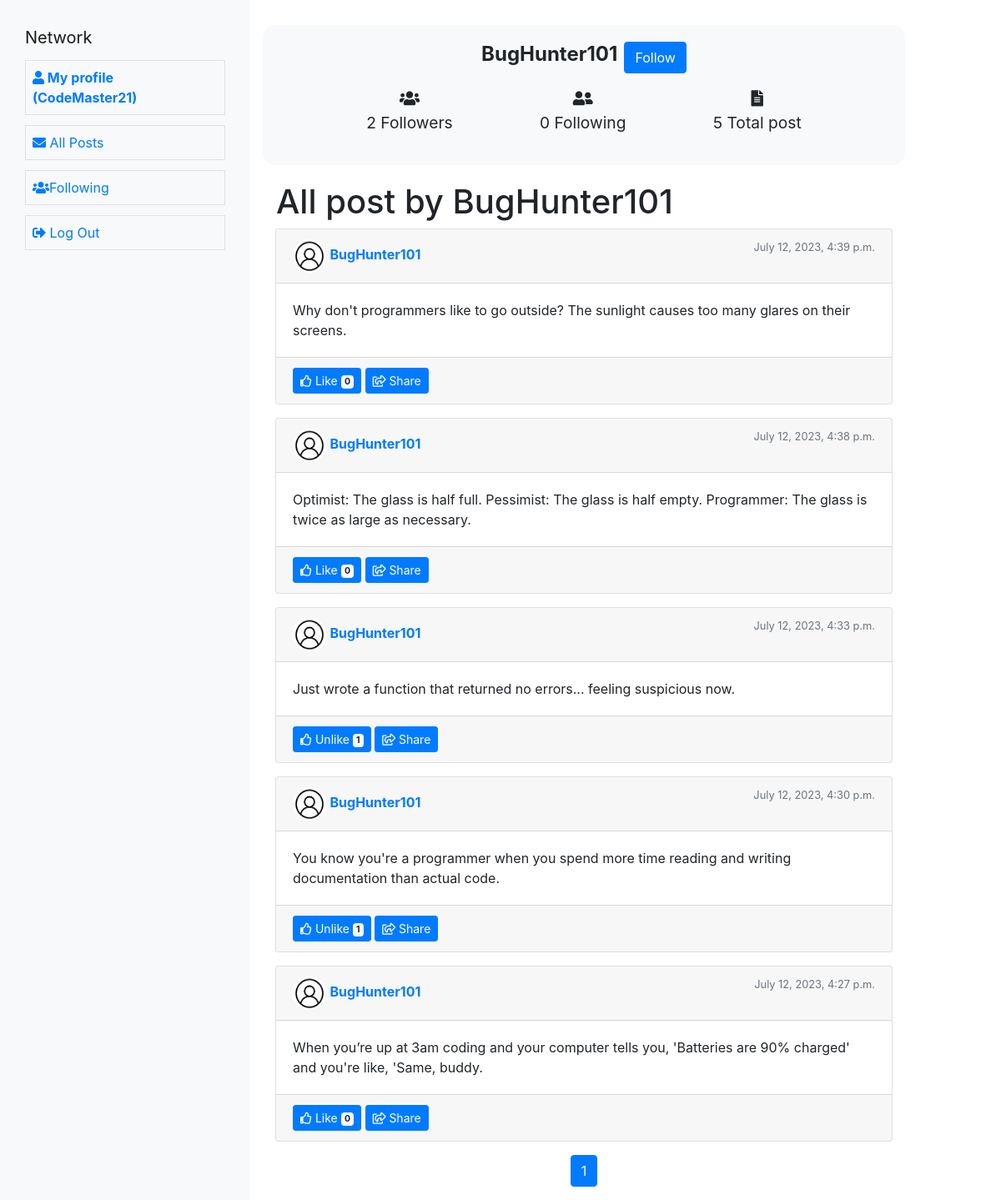
Page /user/BugHunter101/ (signed in) on the committed database.
### network/models.py (models this page shows, shortened)
class User(AbstractUser):
    pass

class Post(models.Model):
    user = models.ForeignKey(User, on_delete=models.CASCADE)
    content = models.TextField()
    like_count = models.PositiveIntegerField(default=0)
    date = models.DateTimeField(auto_now_add=True)

### network/views.py (the view)
# urls.py: path('user/<str:username>/', views.profile_view, name='profile'),
def profile_view(request, username):
    user = get_object_or_404(User, username=username)
    followed = False
    if request.user.is_authenticated:
        followed = Following.objects.filter(user=request.user, followed_user=user).exists()
    follower_count = Following.objects.filter(followed_user=user).count()
    following_count = Following.objects.filter(user = user).count()
    post_count = Post.objects.filter(user = user).count()
    posts = Post.objects.filter(user = user).order_by('-date')
    for p in posts:
        if request.user.is_authenticated:
            p.is_liked = Like.objects.filter(liked_post=p, user=request.user).exists()
        else:
            p.is_liked = False
    posts_per_page = 10
    paginator = Paginator(posts, posts_per_page)
    page_number = request.GET.get('page')  # Get the current page number from the request's query parameters
    page_obj = paginator.get_page(page_number)  # Get the Page object for the current page number
    context =  {
        'user': user,
        'posts' : posts,
        'followed' : followed,
        'follower_count' : follower_count,
        'following_count' : following_count,
        'post_count' : post_count,
        'page_obj': page_obj
    }
    return render(request, 'network/profile.html', context)

### network/templates/network/profile.html (shortened to what this page needs)
{% extends "network/layout.html" %}
{% block body %}
<div class="container main">
    <div class="row profile-header">
        <div class="col-12">
            <div class="d-flex align-items-center justify-content-center mb-3">
                <h1 class="profile-name">{{ user.username }}</h1>
                {% if request.user.is_authenticated and request.user != user%}
                {% if followed %}
                <div class="btn btn-primary ml-2 follow_btn" data-userprofile="{{user.username}}">Unfollow</div>
                {% else %}
                <div class="btn btn-primary ml-2 follow_btn" data-userprofile="{{user.username}}">Follow</div>
                {% endif %}
                {% endif %}
            </div>
            <div class="row profile-stats">
                <div class="text-center">
                    <i class="fas fa-users fa-fw"></i>
                    <p><span class="fw-bold" id='followers_count'>{{follower_count}}</span> Followers</p>
                </div>
                <div class="text-center">
                    <i class="fas fa-user-friends fa-fw"></i>
                    <p><span class="fw-bold">{{following_count}}</span> Following</p>
                </div>
                <div class=" text-center">
                    <i class="fas fa-file-alt fa-fw"></i>
                    <p><span class="fw-bold">{{post_count}}</span> Total post</p>
                </div>
            </div>
        </div>
    </div>
    <div class="row">
        <h1 class="ml-3">All post by {{user.username}}</h1>
        {% for post in page_obj%}
        <div class="col-12 mb-3">
            <div class="card">
                <div class="card-header d-flex justify-content-between">
                    <a href="{% url 'profile' post.user.username %}">
                        <div>
                            <img
                                alt="Profile Picture" class="rounded-circle" style="width: 40px; height: 40px;">
                            <strong>{{post.user}}</strong>
                        </div>
                    </a>
                    <small class="text-muted">{{ post.date }}</small>
                </div>
                <div class="card-body" id="body_{{post.id}}">
                    <p class="card-text">{{post.content}}</p>
                </div>
                <div class="card-footer">
                    <button type="button" id="likeButton_{{post.pk}}" class="btn btn-primary btn-sm like_btn"
                        data-postid="{{post.pk}}" data-likecount="{{post.like_count}}">
                        <i class="far fa-thumbs-up"></i> {% if post.is_liked%} Unlike {% else %} Like{% endif %}
                        <span class="badge badge-light">{{post.like_count}}</span>
                    </button>
                    <button type="button" class="btn btn-primary btn-sm"><i class="far fa-share-square"></i>
                        Share</button>
                </div>
            </div>
        </div>
        {% endfor %}
        <div class="pagination-container">
            <nav aria-label="Page navigation example">
                <ul class="pagination">
                    {% if page_obj.object_list %}
                    {% for num in page_obj.paginator.page_range %}
                    <li class="page-item {% if page_obj.number == num %}active{% endif %}">
                        <a class="page-link" href="?page={{ num }}">{{ num }}</a>
                    </li>
                    {% endfor %}
                    {% endif %}
                </ul>
            </nav>
        </div>
    </div>
</div>
{% endblock %}

### network/templates/network/layout.html (shortened to what this page needs)
{% load static %}
<!DOCTYPE html>
<html lang="en">
<head>
    <link rel="stylesheet" href="https://stackpath.bootstrapcdn.com/bootstrap/4.4.1/css/bootstrap.min.css"
>
    <link href="{% static 'network/styles.css' %}" rel="stylesheet">
    <link rel="stylesheet" href="https://cdnjs.cloudflare.com/ajax/libs/font-awesome/5.15.3/css/all.min.css" />
</head>
<body>
    <div class="container-fluid">
        <div class="row">
            <div class="col-sm-5 col-md-4 col-lg-3 bg-warning p-0 desktop">
                <nav class="flex-column nav navbar-expand-lg navbar-light bg-light mynav">
                    <a class="navbar-brand" href="#">Network</a>
                    <ul class="mr-auto">
                        {% if request.user.is_authenticated %}
                        <li class="nav-item border">
                            <a class="nav-link" href="{% url 'profile' request.user.username %}"><strong><i class="fas fa-user"></i> My profile ({{ request.user.username }})</strong></a>
                        </li>
                        {% endif %}
                        <li class="nav-item border">
                            <a class="nav-link" href="{% url 'index' %}"> <i class="fas fa-envelope"></i> All Posts</a>
                        </li>
                        {% if user.is_authenticated %}
                        <li class="nav-item border">
                            <a class="nav-link" href="{% url 'following_page' %}"><i class="fas fa-users"></i>Following</a>
                        </li>
                        <li class="nav-item border">
                            <a class="nav-link" href="{% url 'logout' %}"><i class="fas fa-sign-out-alt"></i> Log
                                Out</a>
                        </li>
                        {% endif %}
                    </ul>
                </nav>
            </div>
            <div class="col-sm-7 col-md-8">
                {% block body %}
                {% endblock %}
            </div>
        </div>
</body>
</html>

### network/static/network/styles.css (style rules this page uses)
.mynav { min-height: 100vh; height: 100%; padding: 30px; }
.mynav ul, .mynav ul li, .mynav a { list-style-type: none; padding: 0px; width: 100%; }
.mynav ul li { padding: 0.5rem; margin-top: 0.75rem; }
.main { padding-top: 30px; }
.profile-header { background: #f8f9fa; border-radius: 15px; margin-bottom: 20px; padding: 20px; }
.profile-name { font-size: 1.5em; font-weight: bold; text-align: center; }
.profile-stats { font-size: 1.2em; display: flex; justify-content: space-evenly; }
.pagination-container { display: flex; width: 100%; justify-content: center; align-items: center; }

### rows in the picture
User: user.username "CodeMaster21"
User: username "BugHunter101"
Post: user "BugHunter101", date "July 12, 2023, 4:39 p.m.", content "Why don't programmers like to go outside? The sunlight causes too many glares on their screens.", shows "Like", like_count "0"
Post: user "BugHunter101", date "July 12, 2023, 4:38 p.m.", content "Optimist: The glass is half full. Pessimist: The glass is half empty. Programmer: The glass is twice as large as necessary.", shows "Like", like_count "0"
Post: user "BugHunter101", date "July 12, 2023, 4:33 p.m.", content "Just wrote a function that returned no errors... feeling suspicious now.", shows "Unlike", like_count "1"
Post: user "BugHunter101", date "July 12, 2023, 4:30 p.m.", content "You know you're a programmer when you spend more time reading and writing documentation than actual code.", shows "Unlike", like_count "1"
Post: user "BugHunter101", date "July 12, 2023, 4:27 p.m.", content "When you’re up at 3am coding and your computer tells you, 'Batteries are 90% charged' and you're like, 'Same, buddy.", shows "Like", like_count "0"

### other values in the picture
{{ follower_count }} "2"
{{ following_count }} "0"
{{ post_count }} "5"
{{ num }} "1"
